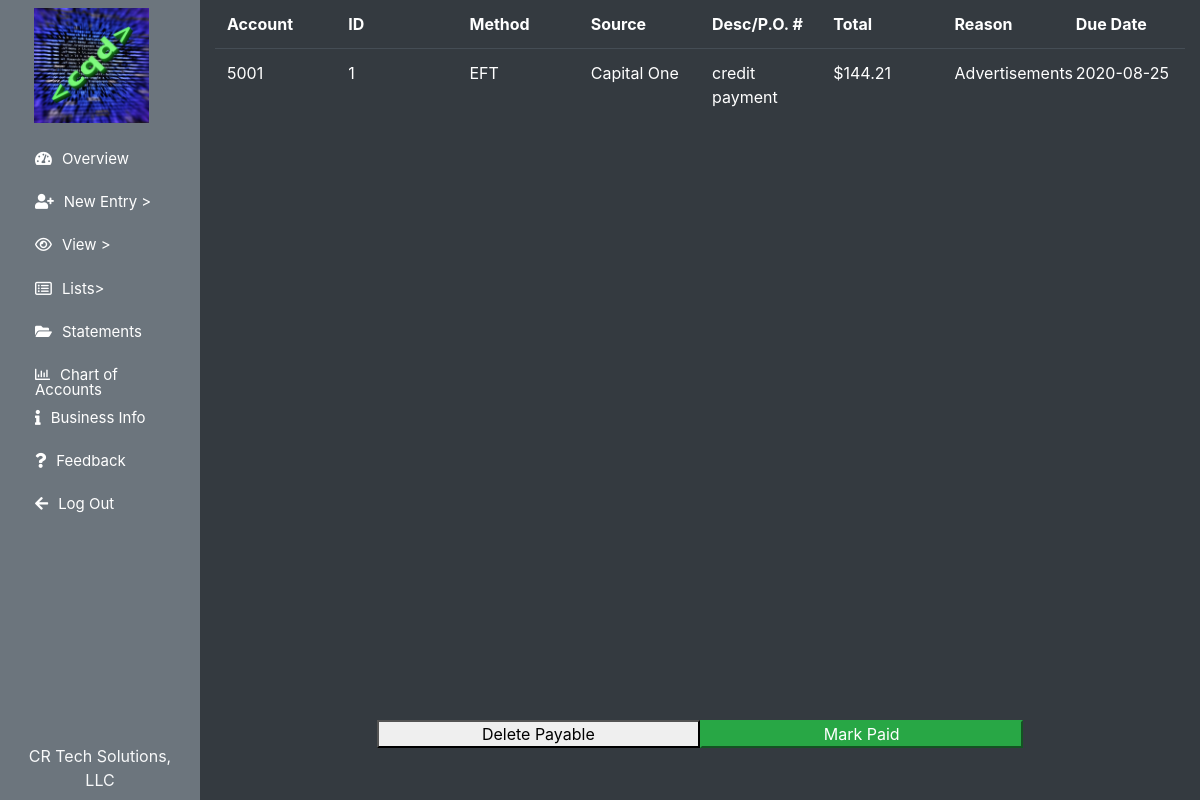
The page /view/payables (signed in) on the database its author committed.
### flow/models.py (models this page shows, shortened)
class usersTable(db.Model, UserMixin):
    id = db.Column(db.Integer, primary_key=True)
    fname = db.Column(db.String(255), nullable=False)
    lname = db.Column(db.String(255), nullable=False)
    email = db.Column(db.String(255), unique=True, nullable=False)
    username = db.Column(db.String(255), unique=True, nullable=False)
    password = db.Column(db.String(255), nullable=False)
    joined = db.Column(db.Date, nullable=False)
    businessname = db.Column(db.String(255), nullable=False)
    businessnumber = db.Column(db.String(255), nullable=False)
    businessaddress = db.Column(db.String(255), nullable=False)
    businesscity = db.Column(db.String(255), nullable=False)
    businessstate = db.Column(db.String(50))
    businesszip = db.Column(db.Integer)
    businesswebsite = db.Column(db.String(255))
    fiscalyearstart = db.Column(db.Date, nullable=False)
    fiscalyearend = db.Column(db.Date, nullable=False)
    businesslogo = db.Column(db.String(255), nullable=False)
    member = db.Column(db.Boolean, nullable = False)
    lastpaydate = db.Column(db.Date)
    subuser = db.relationship('subuserTable', backref='user', lazy=True)
    account = db.relationship('accountTable', backref='user', lazy=True)
    vendor = db.relationship('vendorTable', backref='user', lazy=True)
    customer = db.relationship('customerTable', backref='user', lazy=True)
    debt = db.relationship('debtTable', backref='user', lazy=True)
    investment = db.relationship('investmentTable', backref='user', lazy=True)

class accountsPayableTable(db.Model):
    accountid = db.Column(db.Integer, nullable=False)
    userid = db.Column(db.Integer,nullable=False)
    transactionid = db.Column(db.Integer, primary_key=True, nullable=False)
    transactiontype = db.Column(db.String(255), nullable=False)
    transactionsource = db.Column(db.String(255), nullable=False)
    transactionmethod = db.Column(db.String(255), nullable=False)
    pretaxtotal = db.Column(db.Float)
    transactiondescription = db.Column(db.String(255), nullable=False)
    salestax = db.Column(db.Float, nullable=False)
    totalamount = db.Column(db.Float)
    duedate = db.Column(db.Date, nullable=False)
    transactionreason = db.Column(db.String(255), nullable=False)

### flow/views_views.py (the view)
@app.route('/view/payables', methods=['GET', 'POST'])
@login_required
def viewPayables():
    form = RecPayPaid()
    form2 = RecPayDelete()
    try:
        pays = accountsPayableTable.query.filter(accountsPayableTable.userid == current_user.id).order_by(asc(accountsPayableTable.duedate)).all()
    except(AttributeError, SQLAlchemy.exc.OperationalError):
        pays = accountsPayableTable.query.filter(accountsPayableTable.userid == current_user.id).order_by(asc(accountsPayableTable.duedate)).all()
    add2 = Decimal(10) ** -2
    for pay in pays:
        new = Decimal(pay.totalamount).quantize(add2)
        pay.totalamount = "{:,}".format(new)
    if form.validate_on_submit():
        return redirect(url_for('newExpensePayable'))
    if form2.validate_on_submit():
        return redirect(url_for('newExpensePayable'))
    return render_template('/view/payables.html', rows = pays, form=form, form2=form2)

### flow/models.py (called while the page is built)
@login_manager.user_loader
def load_user(userid):
    return usersTable.query.get(userid)

### flow/templates/view/payables.html (shortened to what this page needs)
{% extends "main_template.html" %}
{% block bodytag %}
<body class="vh-100 vw-100">
    {% endblock %}
    {% block content %}
    <div class="col-10 h-100 bg-dark">
        <div class="col-12 h-90 no-gutters">
            <table class="table table-dark table-scroll bg-dark text-left col-12 h-90">
                <thead>
                    <th scope="col">Account</th>
                    <th scope="col">ID</th>
                    <th scope="col">Method</th>
                    <th scope="col">Source</th>
                    <th scope="col">Desc/P.O. #</th>
                    <th scope="col">Total</th>
                    <th scope="col">Reason</th>
                    <th scope="col">Due Date</th>
                </thead>
                <tbody>
                    {% for row in rows %}
                    <tr class="clickable-row" data-href="{{url_for('payDetails', id=row.transactionid)}}">
                        <td>{{row.accountid}}</td>
                        <td>{{row.transactionid}}</td>
                        <td>{{row.transactionmethod}}</td>
                        <td>{{row.transactionsource}}</td>
                        <td>{{row.transactiondescription}}</td>
                        <td>${{row.totalamount}}</td>
                        <td>{{row.transactionreason}}</td>
                        <td>{{row.duedate}}</td>
                    </tr>
                    {% endfor %}
                </tbody>
            </table>
        </div>
        <div class="col-12 row no-gutters justify-content-center">
            <button data-toggle="modal" data-target="#paydelete" class="col-4">Delete
                Payable</button>
            <button data-toggle="modal" data-target="#markpaid" class="col-4 btn-success">Mark Paid</button>
        </div>
    </div>
    </div>
    {% endblock %}

### flow/templates/main_template.html (shortened to what this page needs)
{% import "bootstrap/wtf.html" as wtf %}
<!DOCTYPE html>
<html lang="en">
<head>
    <link rel="stylesheet" href="{{ url_for('static', filename='assets/css/main.css') }}">
    <link rel="stylesheet" href="{{ url_for('static', filename='assets/css/bootstrap-grid.min.css') }}">
    <link rel="stylesheet" href="{{ url_for('static', filename='assets/css/bootstrap-reboot.min.css') }}">
    <link rel="stylesheet" href="{{ url_for('static', filename='assets/css/bootstrap.min.css') }}">
    <link rel="stylesheet" href="{{ url_for('static', filename='assets/css/Chart.css') }}">
    <link rel="stylesheet" href="path/to/font-awesome/css/font-awesome.min.css">
    <link rel="stylesheet" href="https://cdnjs.cloudflare.com/ajax/libs/font-awesome/5.10.2/css/all.css">
</head>
{% block bodytag %}{% endblock %}
<div class="row w-100 bg-light no-gutters contentArea">
    <div class="navArea col-2 bg-secondary h-100">
        <div class="h-90">
            <div class="col-11 text-center">
                <img src="{{ url_for('static', filename='business_logos/' + current_user.businesslogo) }}" alt="Flow"
                    class="w-75 mt-2 mb-2">
            </div>
            <nav class="col-12 mx-auto h-75">
                <div class="modernnav h-100" id="navbarSupportedContent" style="font-size: small;">
                    <ul class="navbar-nav h-100">
                        <li id="nav-item" style="height: 8%;">
                            <a id="nav-link" href="{{url_for('overview')}}"><i
                                    class="fas fa-tachometer-alt"></i>Overview</a>
                        </li>
                        <div class="dropdown-few" style="height: 8%; width: 100%;">
                            <li id="nav-item" style="height: 100%; width: 100%;">
                                <a id="nav-link"><i class="fa fa-user-plus" aria-hidden="true"></i>New Entry ></a>
                        </div>
                        <div class="dropdown-few" style="height: 8%; width: 100%;">
                            <li id="nav-item" style="height: 100%; width: 100%;">
                                <a id="nav-link"><i class="fa fa-eye" aria-hidden="true"></i>View ></a>
                        </div>
                        <div class="dropdown-few" style="height: 8%; width: 100%;">
                            <li id="nav-item" style="height: 100%; width: 100%;">
                                <a id="nav-link"><i class="fa fa-list-alt" aria-hidden="true"></i>Lists></a>
                        </div>
                        <li id="nav-item" style="height: 8%;">
                            <a id="nav-link" href="{{url_for('statements')}}"><i class="fa fa-folder-open"
                                    aria-hidden="true"></i>Statements</a>
                        </li>
                        <li id="nav-item" style="height: 8%;">
                            <a id="nav-link" href="{{url_for('accountChart')}}"><i
                                    class="far fa-chart-bar"></i>Chart of Accounts</a>
                        </li>
                        <li id="nav-item" style="height: 8%;">
                            <a id="nav-link" href="{{url_for('businessInfo')}}"><i class="fa fa-info"
                                    aria-hidden="true"></i>Business Info</a>
                        </li>
                        <li id="nav-item" style="height: 8%;">
                            <a id="nav-link" href="{{url_for('feedback')}}"><i class="fa fa-question"
                                    aria-hidden="true"></i>Feedback</a>
                        </li>
                        <li id="nav-item" style="height: 8%;">
                            <a id="nav-link" data-toggle="modal" data-target="#logOutValidation"><i class="fa fa-arrow-left"
                                    aria-hidden="true"></i>Log Out</a>
                        </li>
                    </ul>
                </div>
            </nav>
        </div>
        <div class="col-12 no-gutters text-center align-self-bottom h-3">
            <p class="text-light mt-4">{{ current_user.businessname }}</p>
        </div>
    </div>
    {% if current_user.member == True %}
    {% block content %} {% endblock %}
    {% endif %}
    </body>
</html>

### flow/static/assets/css/main.css (style rules this page uses)
.contentArea { height: 100%; }
.table-scroll tbody { position: absolute; overflow-y: scroll; height: 100%; }
.table-scroll tr { width: 100%; table-layout: fixed; display: inline-table; }
.table-scroll thead>tr>th { border: none; }
.h-90 { height: 90%; }

### flow/templates/main_template.html (style rules this page uses)
* { margin: 0; padding: 0; }
i { margin-right: 10px; }
#navbarSupportedContent li { list-style-type: none; float: left; }
#navbarSupportedContent ul li a { color: white; text-decoration: none; line-height: 100%; font-size: 15px; display: inline-block; padding: 20px 20px; transition-duration: 0.25s; transition-timing-function: cubic-bezier(0.68, -0.55, 0.265, 1.55); position: relative; }
.dropdown-few { position: relative; display: inline-block; }

### flow/templates/view/payables.html (style rules this page uses)
thead { display: table-header-group !important; }

### rows shown on the page
usersTable: businesslogo (picture), businessname "CR Tech Solutions, LLC"
accountsPayableTable: accountid "5001", transactionid "1", transactionmethod "EFT", transactionsource "Capital One", transactiondescription "credit payment", totalamount "144.21", transactionreason "Advertisements", duedate "2020-08-25"
